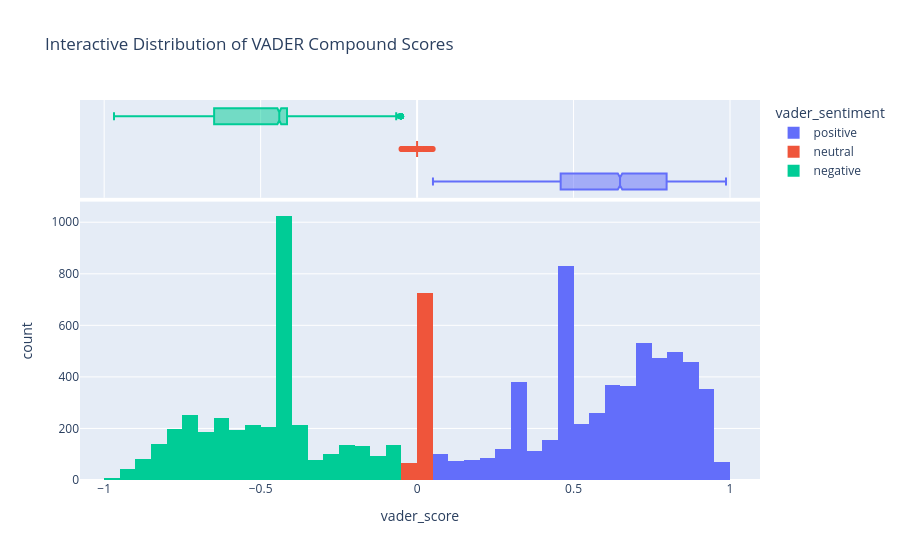

The notebook cell saved with this chart:
### Code cell
fig = px.histogram(
    df, x='vader_score',
    nbins=60,
    title='Interactive Distribution of VADER Compound Scores',
    color='vader_sentiment',
    marginal='box'
)
fig.show()

print("✅ Cell 6b done")

### Figure 1 — Plotly figure (JSON) as saved in the notebook; plotly's stock layout.template omitted (floating-point values rounded to 4 significant figures; data arrays with more than 128 entries replaced by an {"elided": "..."} marker saying what was removed)
{"data": [{"bingroup": "x", "hovertemplate": "vader_sentiment=positive<br>vader_score=%{x}<br>count=%{y}<extra></extra>", "legendgroup": "positive", "marker": {"color": "#636efa", "pattern": {"shape": ""}}, "name": "positive", "nbinsx": 60, "orientation": "v", "showlegend": true, "type": "histogram", "x": {"elided": "5536 float values"}, "xaxis": "x", "yaxis": "y"}, {"hovertemplate": "vader_sentiment=positive<br>vader_score=%{x}<extra></extra>", "legendgroup": "positive", "marker": {"color": "#636efa"}, "name": "positive", "notched": true, "showlegend": false, "type": "box", "x": {"elided": "5536 float values"}, "xaxis": "x2", "yaxis": "y2"}, {"bingroup": "x", "hovertemplate": "vader_sentiment=neutral<br>vader_score=%{x}<br>count=%{y}<extra></extra>", "legendgroup": "neutral", "marker": {"color": "#EF553B", "pattern": {"shape": ""}}, "name": "neutral", "nbinsx": 60, "orientation": "v", "showlegend": true, "type": "histogram", "x": {"elided": "791 float values"}, "xaxis": "x", "yaxis": "y"}, {"hovertemplate": "vader_sentiment=neutral<br>vader_score=%{x}<extra></extra>", "legendgroup": "neutral", "marker": {"color": "#EF553B"}, "name": "neutral", "notched": true, "showlegend": false, "type": "box", "x": {"elided": "791 float values"}, "xaxis": "x2", "yaxis": "y2"}, {"bingroup": "x", "hovertemplate": "vader_sentiment=negative<br>vader_score=%{x}<br>count=%{y}<extra></extra>", "legendgroup": "negative", "marker": {"color": "#00cc96", "pattern": {"shape": ""}}, "name": "negative", "nbinsx": 60, "orientation": "v", "showlegend": true, "type": "histogram", "x": {"elided": "3673 float values"}, "xaxis": "x", "yaxis": "y"}, {"hovertemplate": "vader_sentiment=negative<br>vader_score=%{x}<extra></extra>", "legendgroup": "negative", "marker": {"color": "#00cc96"}, "name": "negative", "notched": true, "showlegend": false, "type": "box", "x": {"elided": "3673 float values"}, "xaxis": "x2", "yaxis": "y2"}], "layout": {"barmode": "relative", "legend": {"title": {"text": "vader_sentiment"}, "tracegroupgap": 0}, "title": {"text": "Interactive Distribution of VADER Compound Scores"}, "xaxis": {"anchor": "y", "domain": [0, 1], "title": {"text": "vader_score"}}, "xaxis2": {"anchor": "y2", "domain": [0, 1], "matches": "x", "showgrid": true, "showticklabels": false}, "yaxis": {"anchor": "x", "domain": [0, 0.7326], "title": {"text": "count"}}, "yaxis2": {"anchor": "x2", "domain": [0.7426, 1], "matches": "y2", "showgrid": false, "showline": false, "showticklabels": false, "ticks": ""}}}
